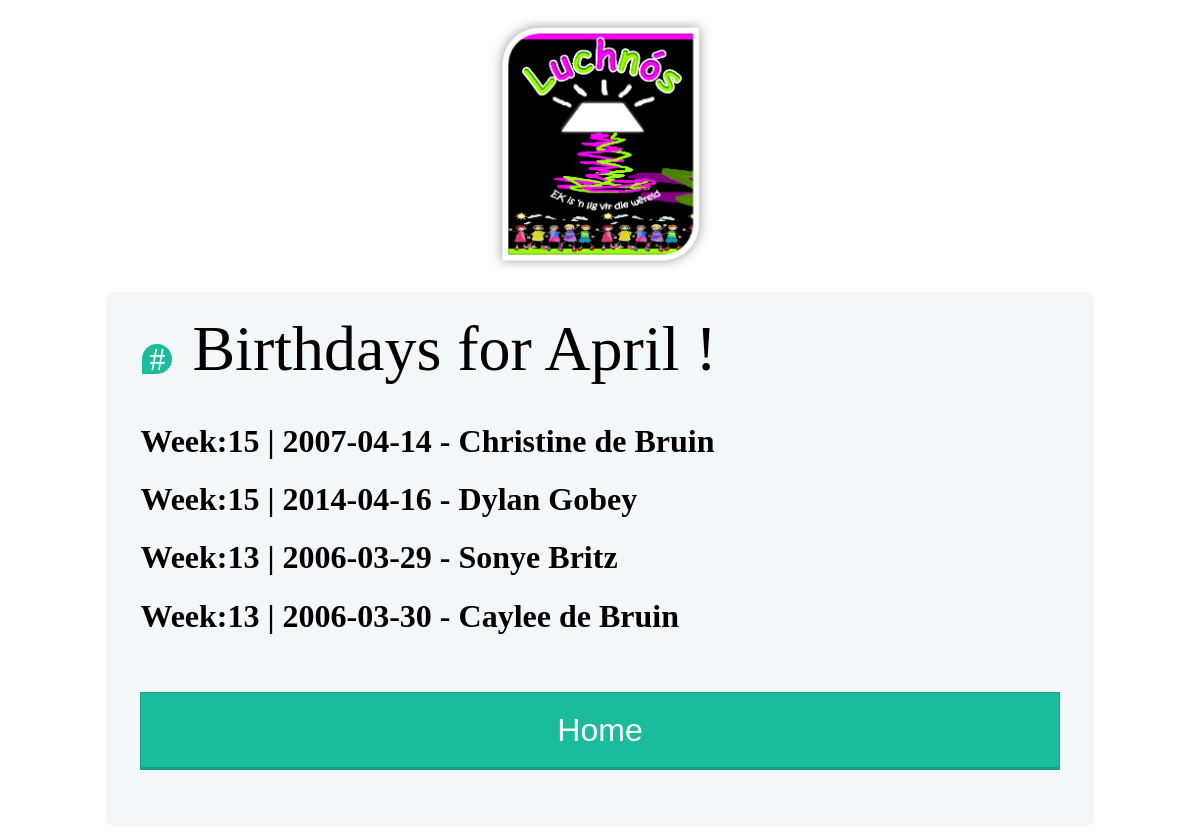
The app's page /bdays.php (signed in) with its own data.
### tables this page shows
CREATE TABLE student ( 
	id INTEGER NOT NULL PRIMARY KEY AUTOINCREMENT,
	name TEXT NOT NULL,
	surname TEXT NOT NULL,
	birthday date,
	age INTEGER,
	houseaddress TEXT,
	mom TEXT,
	momnum TEXT,
	dad TEXT,
	dadnum TEXT,
	churchsms TEXT,
	active BIT,
    class_id INTEGER, email TEXT, school TEXT);

### bdays.php (the view, shortened to what this page needs)
<html>
<head>
    <link rel="stylesheet" href="main.css">
</head>
<body>
    <div style="text-align: center"><img alt="Logo" src="Pictures/Logo2.png" width="250px" /></div>
    <div class="form-style-5">
        <form>
            <fieldset>
                <legend><span class="number">#</span> Birthdays for
                    <?php echo date("F"); ?> !</legend>
                <?php
                include_once('db_open.php');
                $sql = "SELECT name,surname,birthday,strftime('%d',birthday) as day, strftime('%W',birthday) as Week FROM student WHERE active != 0 and strftime('%W', birthday) = strftime('%W', DATETIME('now')) or strftime('%W', birthday) = strftime('%W', DATE('now','-7 day')) or strftime('%W', birthday) = strftime('%W', DATE('now','+7 day')) ORDER BY day;";
                $result = $conn->query($sql);
                foreach ($result as $row) {
                    echo '<h1>Week:' . $row['Week'] . ' | ' . $row['birthday'] . ' - ' . $row['name'] . ' ' . $row['surname'] . '</h1>';
                }
                ?>
                <br /><br />
                <input type="button" value="Home" onclick='window.location = "menu.php";' />
            </fieldset>
        </form>
    </div>
</body>
</html>

### main.css (style rules this page uses)
.form-style-5 { max-width: 80%; padding: 10px 20px; background: #f4f7f8; margin: 10px auto; padding: 20px; background: #f4f7f8; border-radius: 8px; font-family: Georgia, "Times New Roman", Times, serif; }
.form-style-5 fieldset { border: none; }
.form-style-5 legend { font-size: 4rem; margin-bottom: 10px; }
.form-style-5 .number { background: #1abc9c; color: #fff; height: 30px; width: 30px; display: inline-block; font-size: 2rem; margin-right: 4px; line-height: 30px; text-align: center; text-shadow: 0 1px 0 rgba(255,255,255,0.2); border-radius: 15px 15px 15px 0px; }
.form-style-5 input[type="submit"], .form-style-5 input[type="button"] { position: relative; display: block; padding: 19px 39px 18px 39px; color: #FFF; margin: 0 auto; background: #1abc9c; font-size: 2rem; text-align: center; font-style: normal; width: 100%; border: 1px solid #16a085; border-width: 1px 1px 3px; margin-bottom: 10px; }

### records on screen
student: Week "15", birthday "2007-04-14", name "Christine", surname "de Bruin"
student: Week "15", birthday "2014-04-16", name "Dylan", surname "Gobey"
student: Week "13", birthday "2006-03-29", name "Sonye", surname "Britz"
student: Week "13", birthday "2006-03-30", name "Caylee", surname "de Bruin"
